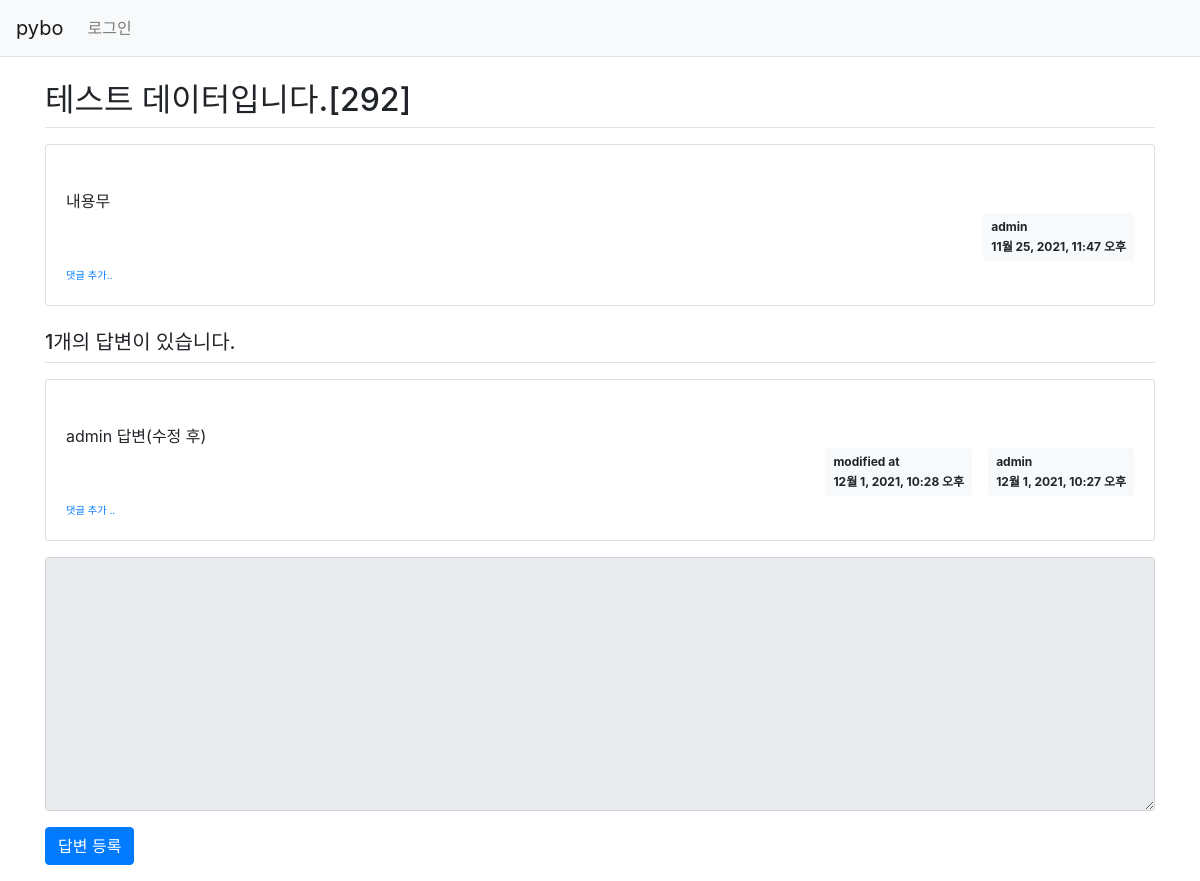
/pybo/298/, run on an earlier commit of the app's database.
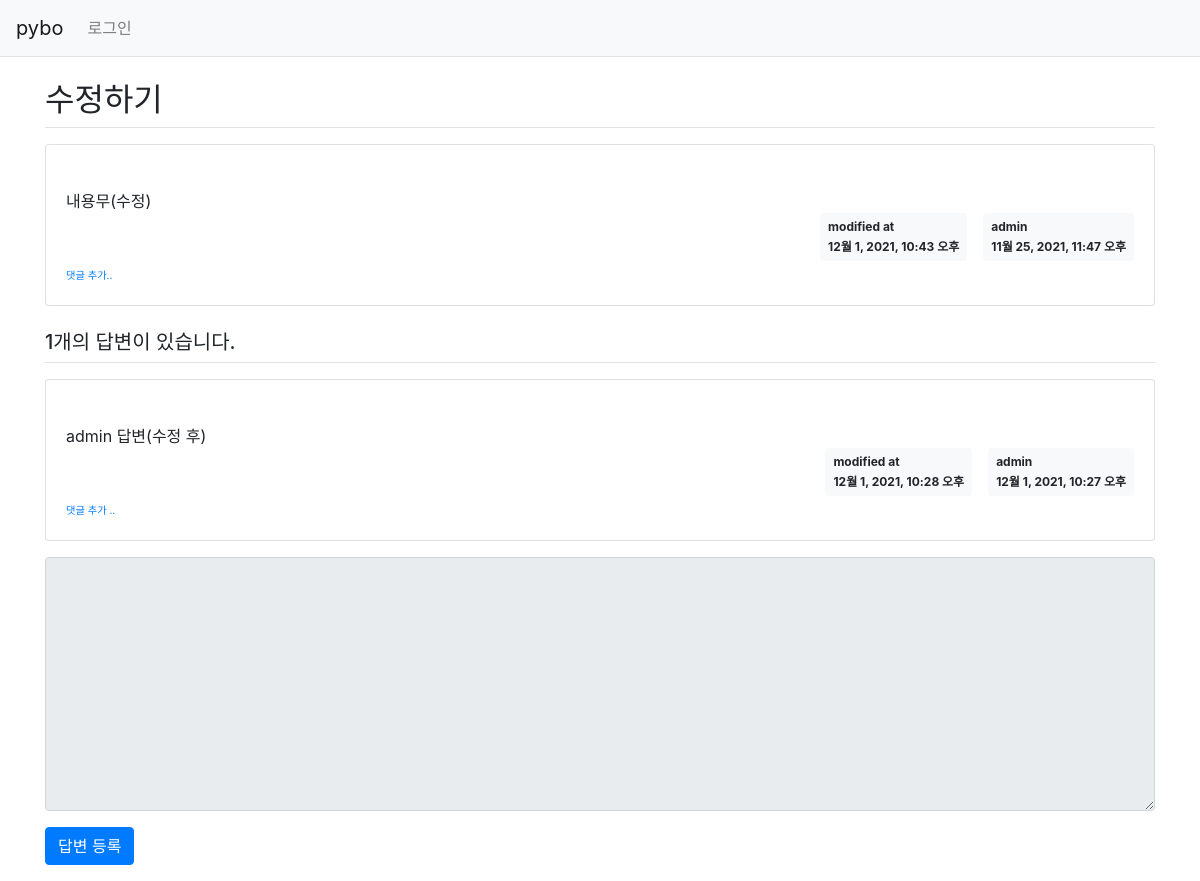
And on a later commit of the database.
### pybo/models.py (models this page shows, shortened)
class Question(models.Model):
    author = models.ForeignKey(User, on_delete=models.CASCADE)
    subject = models.CharField(max_length=200)
    content = models.TextField()
    create_date = models.DateTimeField()
    modify_date = models.DateTimeField(null=True, blank=True)

class Answer(models.Model):
    author= models.ForeignKey(User, on_delete=models.CASCADE)#,null="True) 이것은 글쓴이가 null을 포함할 경우.
    question = models.ForeignKey(Question, on_delete=models.CASCADE)
    content = models.TextField()
    create_date = models.DateTimeField()
    modify_date = models.DateTimeField(null=True, blank=True)

### pybo/views.py (the view)
# urls.py: path('<int:question_id>/', views.detail, name = 'detail'),
def detail(request, question_id):
    question = get_object_or_404(Question, pk=question_id) #Question.objects.get(id=question_id)
    context = {'question' : question}
    return render(request, 'pybo/question_detail.html', context)

### templates/pybo/question_detail.html (shortened to what this page needs)
{% extends 'base.html' %}
{% block content %}
<div class="container my-3">
    <h2 class="border-bottom py-2">{{ question.subject }}</h2>
    <div class="card my-3">
        <div class="card-body">
            <div class="card-text" style="white-space: pre-line;">
                {{ question.content }}
            </div>
            <div class="d-flex justify-content-end">
                {% if question.modify_date %}
                    <div class="badge badge-light p-2 text-left mx-3">
                        <div class="mb-2">modified at</div>
                        <div> {{ question.modify_date }}</div>
                    </div>
                {% endif%}
                <div class="badge badge-light p-2 text-left">
                    <div class="mb-2">{{question.author.username}}</div>
                    <div>{{ question.create_date }}</div>
                </div>
            </div>
            <div>
                <a href="{% url 'pybo:comment_create_question' question.id %}"
                class="small"><small>댓글 추가..</small></a>
            </div>
        </div>
    </div>
    <h5 class="border-bottom my-3 py-2">
        {{ question.answer_set.count }}개의 답변이 있습니다.
    </h5>
    {% for answer in question.answer_set.all %}
    <div class="card my-3">
        <div class="card-body">
            <div class="card-text" style="white-space: pre-line;">
                {{ answer.content }}
            </div>
            <div class="d-flex justify-content-end">
                {% if answer.modify_date %}
                <div class="badge badge-light p-2 text-left mx-3">
                    <div class="mb-2">modified at</div>
                    <div>{{ answer.modify_date }}</div>
                </div>
                {% endif %}
                <div class="badge badge-light p-2 text-left">
                    <div class="mb-2">{{answer.author.username}}</div>
                    <div>{{ answer.create_date }}</div>
                </div>
            </div>
            <div>
                <a href="{% url 'pybo:comment_create_answer' answer.id %}"
                class="small"><small>댓글 추가 ..</small></a>
            </div>
        </div>
    </div>
    {% endfor %}
    <form action="{% url 'pybo:answer_create' question.id %}" method="post" class="my-3">
        <div class="form-group">
            <textarea name="content" id="content"
                      {% if not user.is_authenticated %}disabled {% endif%}
                      class="form-control" rows="10" >{{ form.content.value| default_if_none:''}}</textarea>
        </div>
        <input type="submit" value="답변 등록" class="btn btn-primary">
    </form>
</div>
{% endblock %}

### templates/base.html (shortened to what this page needs)
{% load static %}
<!DOCTYPE html>
<html lang="ko">
<head>
    <link rel="stylesheet" type="text/css" href="{% static 'bootstrap.min.css' %}">
    <link rel="stylesheet" type="text/css" href="{% static 'style.css' %}">
</head>
<body>
    {% include "navbar.html" %}
    {% block content %}
    {% endblock %}
</body>
</html>

### templates/navbar.html (shortened to what this page needs)
    <nav class="navbar navbar-expand-lg navbar-light bg-light border-bottom">
        <a class="navbar-brand" href="{% url 'pybo:index' %}">pybo</a>
        <div class="collapse navbar-collapse flex-grow-0" id="navbarNav">
            <ul class="navbar-nav">
                <li class="nav-item">
                    {% if user.is_authenticated %}
                    <a class="nav-link" href="{% url 'common:logout'%}">
                        {{ user.username}}(로그아웃)
                    </a>
                    {% else %}
                    <a class="nav-link" href="{% url 'common:login' %}">로그인</a>
                    {% endif %}
                </li>
            </ul>
        </div>
    </nav>

What changed in the data, as far as the page shows it:
changed Question "admin": subject "테스트 데이터입니다.[292]" → "수정하기"; content "내용무" → "내용무(수정)"; modify_date (not shown) → "12월 1, 2021, 10:43 오후"
Also different on the page:
text now shown: "modified at"
